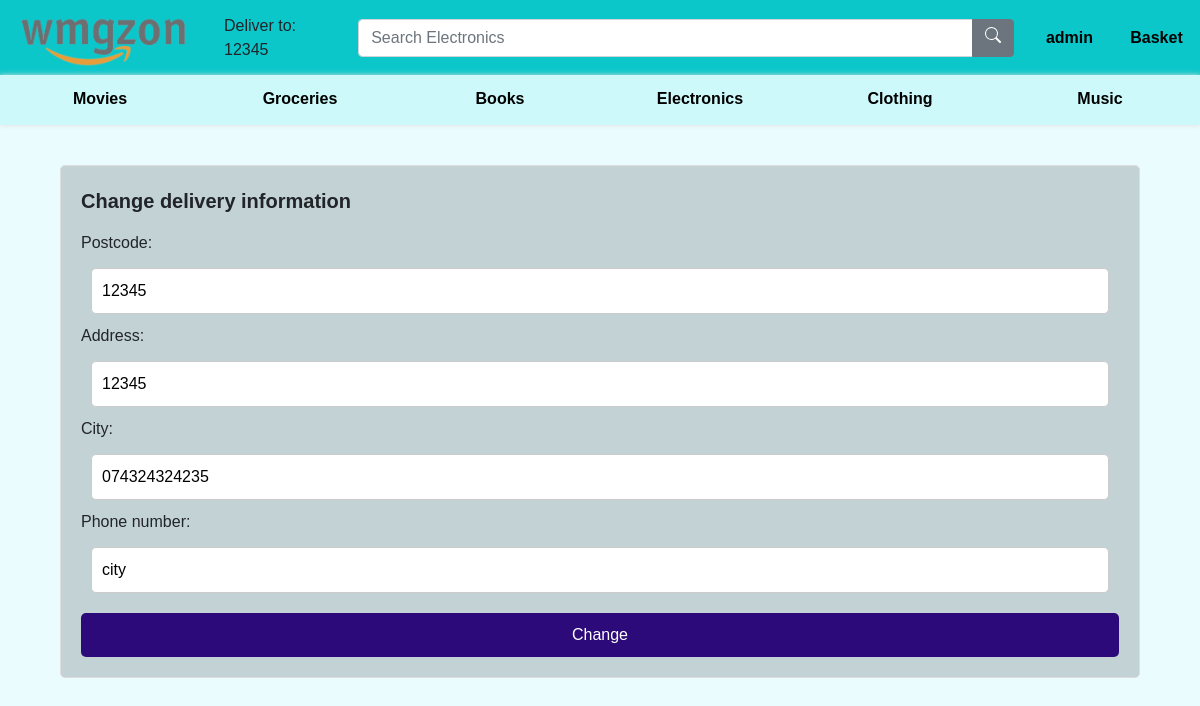
The page /delivery_info (signed in) on the database its author committed.
### tables this page shows
CREATE TABLE delivery_info (
        user_email TEXT NOT NULL PRIMARY KEY,
        user_postcode TEXT NOT NULL,
        user_address TEXT NOT NULL,
        user_phone_number TEXT NOT NULL,
        user_city TEXT NOT NULL,

        FOREIGN KEY (user_email) REFERENCES login_details(user_email) ON DELETE CASCADE
    );

### website/views.py (the view, shortened to what this page needs)
@views.route('/delivery_info', methods=['GET', 'POST'])
def delivery_info():
    conn = sqlite3.connect('wmgzon.db')
    cursor = conn.cursor()
    email = session['user_email']
    if request.method == 'GET':
        cursor.execute('SELECT * FROM delivery_info WHERE user_email=?', (email,))
        delivery_info = cursor.fetchone()
        conn.close()
        return render_template("delivery_info.html", delivery_info=delivery_info)

### website/context_processors.py (called while the page is built)
def product_info_context_processor():
    conn = sqlite3.connect('wmgzon.db')
    cursor = conn.cursor()
    cursor.execute('SELECT * FROM products')
    products = cursor.fetchall()
    conn.close()
    products_json = json.dumps(products)
    return {'products_json': products_json}

def delivery_info_context_processor():
    conn = sqlite3.connect('wmgzon.db')
    cursor = conn.cursor()
    cursor.execute('''
        SELECT user_postcode
        FROM delivery_info
        WHERE user_email = ?
    ''', (session.get('user_email'),))
    session['postcode'] = cursor.fetchone()
    if session['postcode']:
        return {'postcode': session['postcode'][0]}
    else:
        return {'postcode': 'None set'}

### website/templates/delivery_info.html (shortened to what this page needs)
{% extends "base.html" %}
{% block main %}
        <div class="change_delivery_info_form" >
            <form method="POST">
                <div class="change-delivery-info-title">Change delivery information</div>
                <label for="postcode">Postcode:</label>
                <input type="text" name="postcode" placeholder="Postcode" value="{{delivery_info[1]}}"/><br>
                <label for="address">Address:</label>
                <input type="text" name="address" placeholder="Address" value="{{delivery_info[2]}}"/><br>
                <label for="city">City:</label>
                <input type="text" name="city" placeholder="City" value="{{delivery_info[3]}}"/><br>
                <label for="phone_number">Phone number:</label>
                <input type="text" name="phone_number" placeholder="Phone number" value="{{delivery_info[4]}}"/><br>
                <input class="button" style="width:100%" type="submit" value="Change"/>
        </div>
{% endblock %}

### website/templates/base.html (shortened to what this page needs)
<!DOCTYPE html>
<html lang="en">
    <head>
        {% block css %}
            <link href="../static/css/home-styles.css" rel="stylesheet" />
        {% endblock %}
        <link rel="stylesheet" href="https://cdn.jsdelivr.net/npm/bootstrap@4.0.0/dist/css/bootstrap.min.css">
    </head>
    <body>
        <header>
            <div class="navbar-container">
                {% block logo %}
                    <div class="navbar-container__logo-container">
                        <a href="/">
                            <img class="navbar-container__logo" src="../static/images/wmgzon.png">
                        </a>
                    </div>
                {% endblock %}
                <div class="navbar-container__delivery-details-container">
                    <span>Deliver to:</span>
                    <a>{{postcode}}</a>
                </div>
                <div class="navbar-container__search-bar w-100 me-3">
                    <form action="/electronics/search" method="POST" id="search">
                        <div class="input-group">
                            <input type="text" class="form-control navbar-container__text-input" name="search_input" placeholder="Search Electronics">
                            <div class="input-group-append">
                                <button class="btn btn-secondary" type="submit">
                                    <svg xmlns="http://www.w3.org/2000/svg" width="16" height="16" fill="currentColor" class="bi bi-search" viewBox="0 0 16 16">
                                        <path d="M11.742 10.344a6.5 6.5 0 1 0-1.397 1.398h-.001q.044.06.098.115l3.85 3.85a1 1 0 0 0 1.415-1.414l-3.85-3.85a1 1 0 0 0-.115-.1zM12 6.5a5.5 5.5 0 1 1-11 0 5.5 5.5 0 0 1 11 0"/>
                                    </svg>
                                </button>
                            </div>
                        </div>
                    </form>
                </div>
                {% if 'user' in session %}
                <a href="/account">
                    <span>{{ session['user_name'] }}</span>
                </a>
                {% else %}
                <a href="/register">Register</a>
                {% endif %}
                <a href="/basket">Basket</a>
            </div>
            <div class="categories-container">
                <ul>
                    <a href="/coming_soon">Movies</a>
                    <a href="/coming_soon">Groceries</a>
                    <a href="/coming_soon">Books</a>
                    <a href="/electronics">Electronics</a>
                    <a href="/coming_soon">Clothing</a>
                    <a href="/coming_soon">Music</a>
                </ul>
            </div>
            <body>
        </header>
        {% block main %}{% endblock %}
    </body>
</html>

### website/static/css/home-styles.css (style rules this page uses)
html body { background-color: #ebfcff !important; height: 100%; width: 100%; margin: 0; padding: 0; overflow-x: hidden; font-family: "Amazon Ember", Arial; }
.navbar-container { background-color: #0cc7ca; display: flex; align-items: center; justify-content: space-between; height: 75px; padding: 0; }
.navbar-container__logo { justify-content: left; width: 200px; height: auto; }
.navbar-container__logo-container { padding-right: 2%; }
.navbar-container__delivery-details-container { overflow: hidden; text-overflow: ellipsis; display: flex; flex-direction: column; justify-content: right; padding-right: 2%; width: 200px; }
.navbar-container__delivery-details-container > * { margin: 0; padding: 0; }
.navbar-container > a { min-width: 75px; padding-left: 0.5%; padding-right: 0.5%; margin-left: 0.5%; margin-right: 0.5%; text-decoration: none; color: black; font-weight: 650; text-align: center; border: 2px solid transparent; transition: border-color 0.3s; }
.navbar-container__search-bar { padding: 1%; min-width: 100px; }
.categories-container { display: flex; background-color: #cdf9fa; justify-content: space-evenly; height: 50px; padding: 0; box-shadow: 0 0 5px #ddd }
.categories-container ul { margin: 0; padding: 0; display: flex; width: 100%; }
.categories-container ul a { text-decoration: none; color: black; padding-top: 10px; padding-bottom: 10px; width: 100%; border: 2px solid; border-color: #cdf9fa; text-align: center; font-weight: 600; transition: border-color 1s, background-color 1s, font-weight 1s; }
.button { background-color: #2d0a79; color: #fff; border: none; padding: 10px 20px; font-size: 16px; cursor: pointer; margin-top: 10px; transition: background-color 0.3s; width: 50%; border-radius: 5px; }
.change-delivery-info-title { font-size: 20px; font-weight: bold; margin-bottom: 15px; }
.change_delivery_info_form, .form-container { max-width: 90%; margin: 40px auto; padding: 20px; background-color: #C3D2D5; border: 1px solid #ddd; border-radius: 5px; }
.change_delivery_info_form input[type="text"] { width: calc(100% - 20px); padding: 10px; margin: 5px 0 10px 10px; border-radius: 5px; border: 1px solid #ccc; }

### rows shown on the page
delivery_info: user_postcode "12345", postcode "12345", address "12345", city "074324324235", phone_number "city"

### other values the page prints
{{ session['user_name'] }} "admin"
